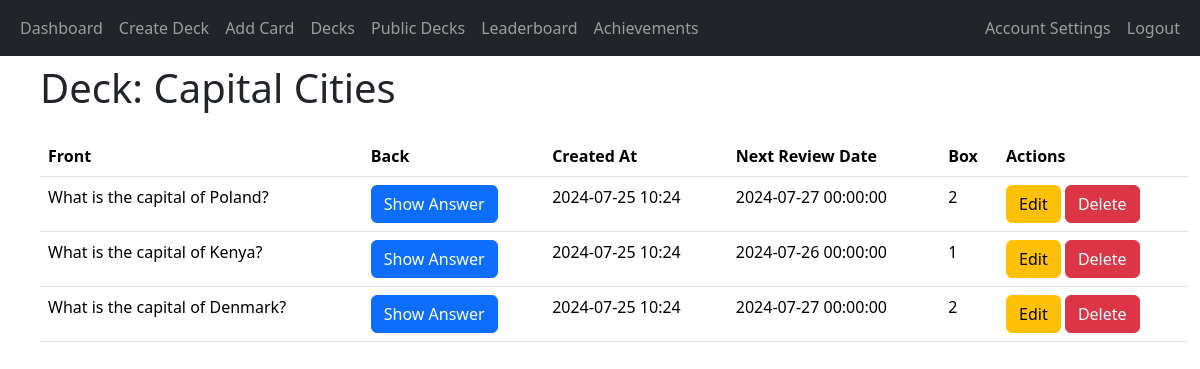
Page /view_deck/1 (signed in) on the earlier database version.
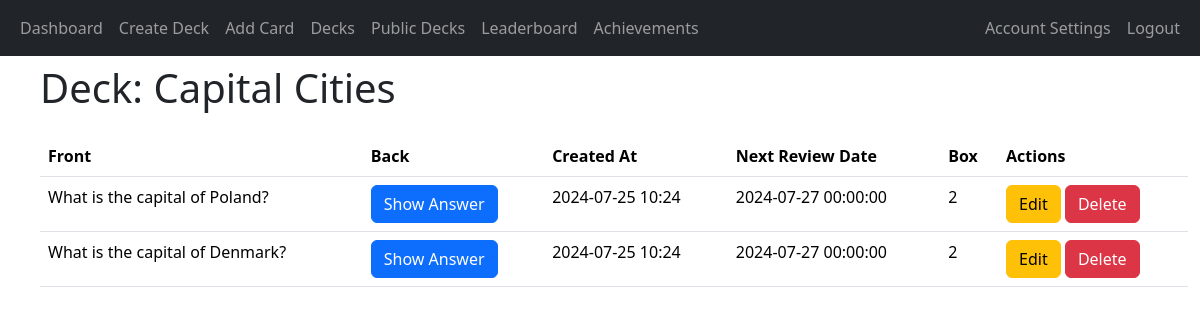
Same page on the later database version.
### app/decks/models.py (models this page shows, shortened)
class Deck(db.Model):
    deck_id = db.Column(db.Integer, primary_key=True)
    name = db.Column(db.String(100), nullable=False)
    user_id = db.Column(db.Integer, db.ForeignKey('user.user_id'), nullable=False)
    created_at = db.Column(db.DateTime, nullable=False, default=datetime.utcnow)
    shared = db.Column(db.Boolean, default=False)
    review_start_date = db.Column(db.DateTime, nullable=True)
    cards = db.relationship('Card', backref='deck', cascade='all, delete-orphan', lazy=True)

class Card(db.Model):
    card_id = db.Column(db.Integer, primary_key=True)
    front = db.Column(db.String(255), nullable=False)
    back = db.Column(db.String(255), nullable=False)
    created_at = db.Column(db.DateTime, default=datetime.utcnow)
    next_review_date = db.Column(db.DateTime, nullable=True)
    deck_id = db.Column(db.Integer, db.ForeignKey('deck.deck_id'), nullable=False)
    box = db.Column(db.Integer, default=1)  # New field for Leitner system

### app/decks/routes.py (the view)
@decks_blueprint.route('/view_deck/<int:deck_id>')
@login_required
def view_deck(deck_id):
    deck = Deck.query.get_or_404(deck_id)
    is_owner = deck.user_id == current_user.user_id
    if not deck.shared and not is_owner:
        abort(403)  # Forbidden access if the deck is not shared and not owned by the current user
    cards = Card.query.filter_by(deck_id=deck.deck_id).all()
    return render_template('view_deck.html', deck=deck, cards=cards, is_owner=is_owner)

### app/__init__.py (called while the page is built)
@login_manager.user_loader
def load_user(user_id):
    return User.query.get(int(user_id))

### app/decks/templates/view_deck.html (shortened to what this page needs)
{% extends "base.html" %}
{% block heading %}Deck: {{ deck.name }}{% endblock %}
{% block content %}
<div class="container">
    <table class="table">
        <thead>
            <tr>
                <th scope="col">Front</th>
                <th scope="col">Back</th>
                <th scope="col">Created At</th>
                {% if is_owner %}
                <th scope="col">Next Review Date</th>
                <th scope="col">Box</th>
                <th scope="col">Actions</th>
                {% endif %}
            </tr>
        </thead>
        <tbody>
            {% for card in cards %}
                <tr>
                    <td>{{ card.front }}</td>
                    <td>
                        <button class="btn btn-primary" onclick="toggleAnswer('answer-{{ card.card_id }}')">Show Answer</button>
                    </td>
                    <td>
                        {% if is_owner %}
                            {{ card.created_at.strftime('%Y-%m-%d %H:%M') }}
                        {% else %}
                            {{ card.created_at.strftime('%Y-%m-%d') }}
                        {% endif %}
                    </td>
                    {% if is_owner %}
                    <td>{{ card.next_review_date }}</td>
                    <td>{{ card.box }}</td>
                    <td>
                        <a href="{{ url_for('decks.edit_card', card_id=card.card_id) }}" class="btn btn-warning">Edit</a>
                        <button class="btn btn-danger" onclick="confirmDelete('{{ url_for('decks.delete_card', card_id=card.card_id) }}')">Delete</button>
                    </td>
                    {% endif %}
                </tr>
            {% endfor %}
        </tbody>
    </table>
</div>
{% endblock %}

### app/templates/base.html (shortened to what this page needs)
<!doctype html>
<html lang="en">
<head>
    <link href="https://cdn.jsdelivr.net/npm/bootstrap@5.3.2/dist/css/bootstrap.min.css" rel="stylesheet"
>
    <link rel="stylesheet" href="{{ url_for('static', filename='styles.css') }}">
</head>
<body>
<header class="site-header">
    <nav class="navbar navbar-expand-sm navbar-dark bg-dark">
        <div class="container-fluid">
            <div class="collapse navbar-collapse" id="navbarToggle">
                <div class="navbar-nav me-auto">
                    {% if current_user.is_authenticated %}
                    <a class="nav-item nav-link" href="{{ url_for('main.dashboard') }}">Dashboard</a>
                        <a class="nav-item nav-link" href="{{ url_for('decks.create_deck') }}">Create Deck</a>
                        <a class="nav-item nav-link" href="{{ url_for('decks.add_card') }}">Add Card</a>
                    <a class="nav-item nav-link" href="{{ url_for('decks.decks') }}">Decks</a>
                        <a class="nav-item nav-link" href="{{ url_for('decks.public_decks') }}">Public Decks</a>
                        <a class="nav-item nav-link" href="{{ url_for('gamification.leaderboard') }}">Leaderboard</a>
                        <a class="nav-item nav-link" href="{{ url_for('gamification.user_achievements') }}">Achievements</a>
                </div>
                <div class="navbar-nav ms-auto">
                    <a class="nav-link" href="{{ url_for('auth.account_settings') }}">Account Settings</a>
                    <a class="nav-item nav-link" href="{{ url_for('auth.logout') }}">Logout</a>
                    {% else %}
                    <a class="nav-item nav-link" href="{{ url_for('main.index') }}">Home</a>
                </div>
                <div class="navbar-nav ms-auto">
                    <a class="nav-item nav-link" href="{{ url_for('auth.login') }}">Login</a>
                    <a class="nav-item nav-link" href="{{ url_for('auth.register') }}">Register</a>
                    {% endif %}
                </div>
            </div>
        </div>
    </nav>
</header>
<main role="main" class="container-fluid">
    <div class="row mt-2 ms-3">
        <div class="col-auto text-center">
            <h1>{%  block heading %}{% endblock %}</h1>
        </div>
    </div>
    <div class="row mt-3 ms-3">
        {% block content %}{% endblock %}
    </div>
</main>
</body>
</html>

Differences in the rows shown:
removed Card: front "What is the capital of Kenya?", created_at "2024-07-25 10:24", next_review_date "2024-07-26 00:00:00", box "1"
